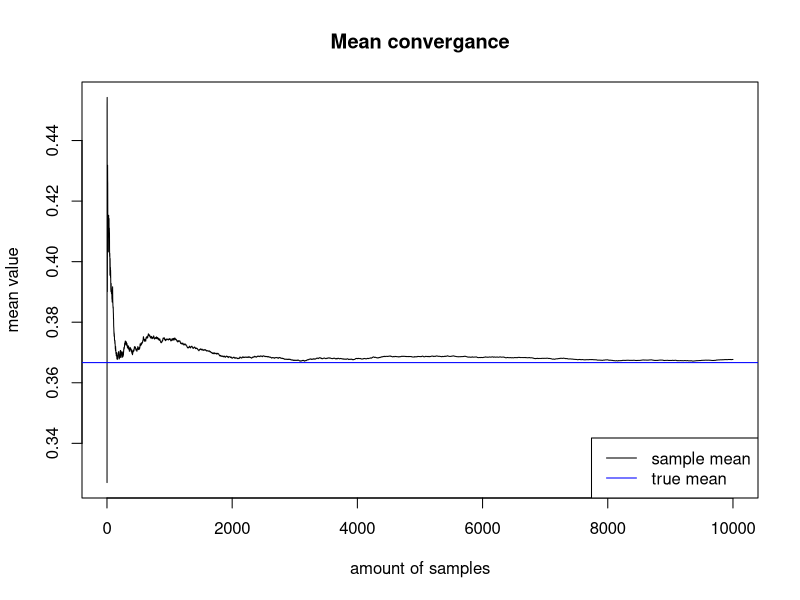
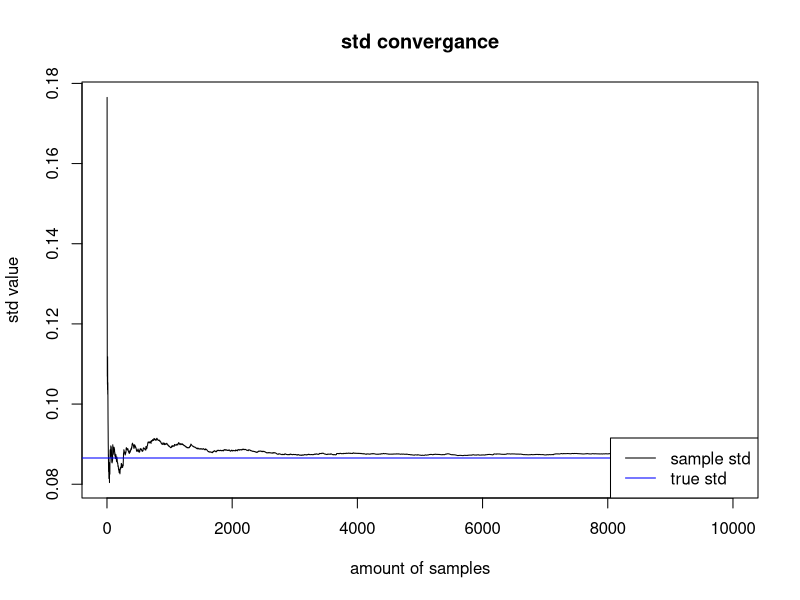
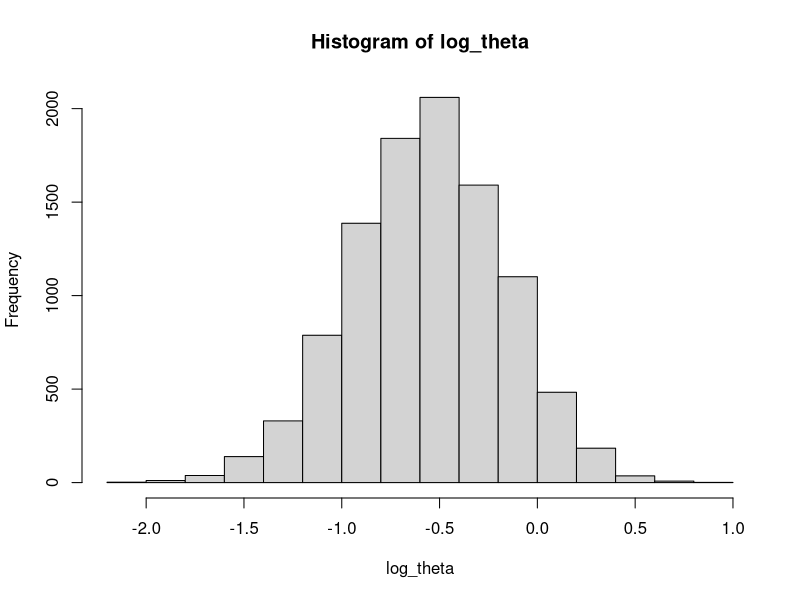
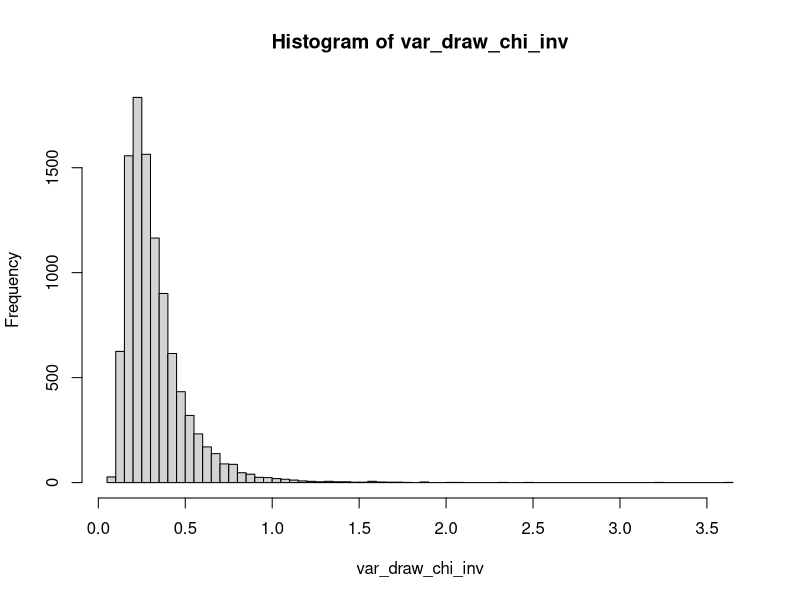
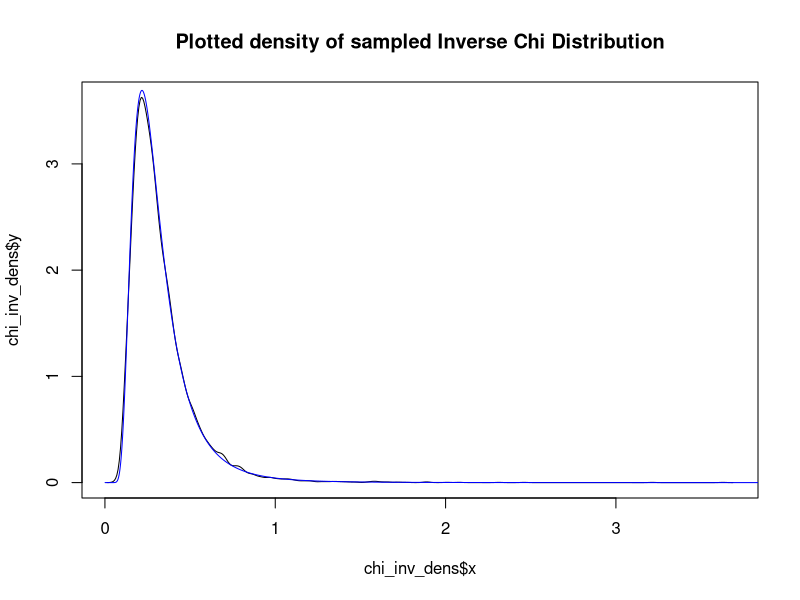
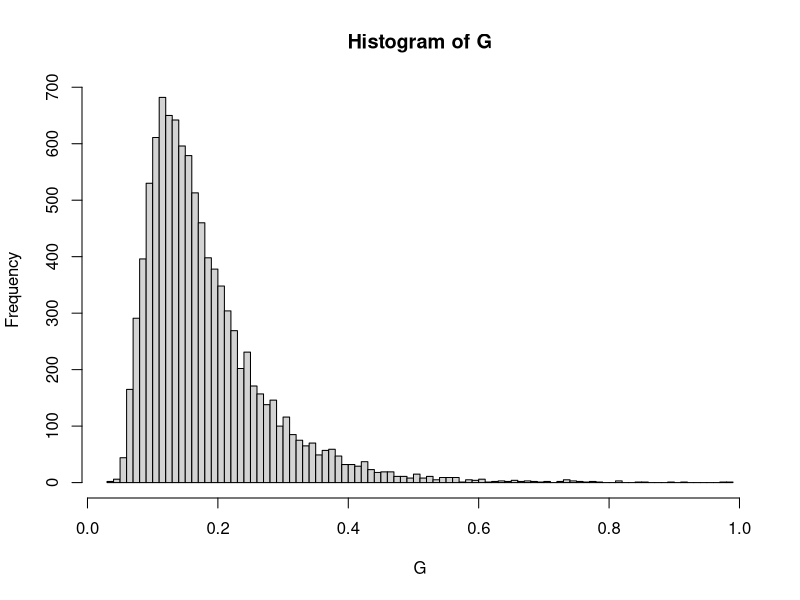
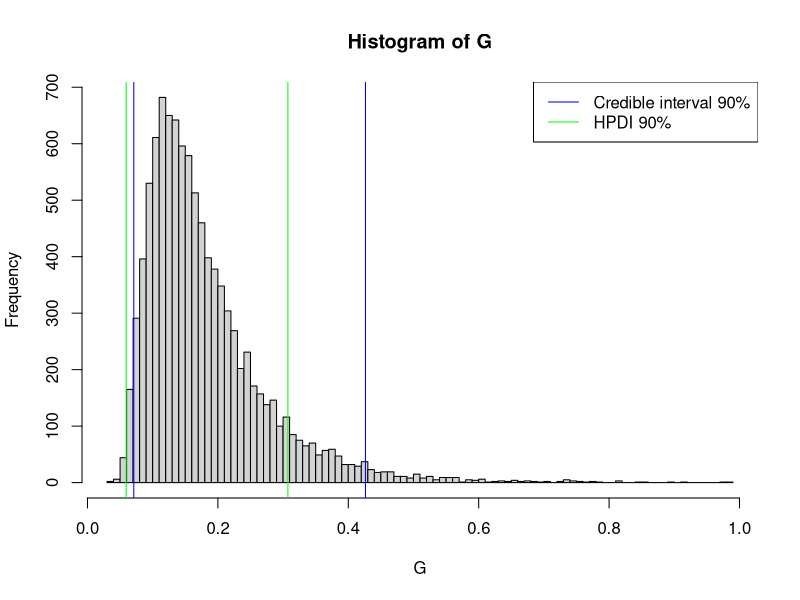
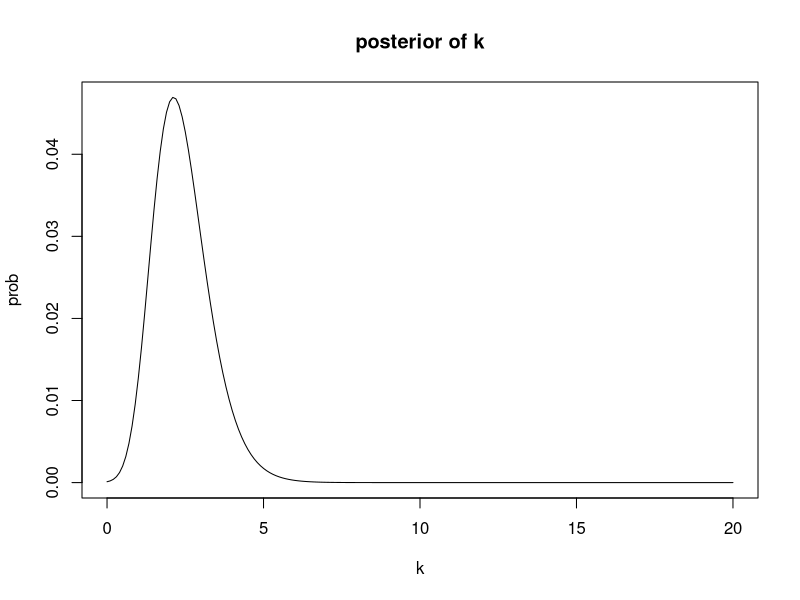

Reproduce these figures in R, in order.
## ---- chunk 1
knitr::opts_chunk$set(echo = TRUE)
## ---- chunk 2
nDraws <- 10000
alpha_a <- 3
beta_a <- 3
s <- 8
n <- 24
f <- n - s

theta <- rbeta(n = nDraws,  alpha_a + s , beta_a + f)

beta_post <- beta_a + f
alpha_post <- alpha_a + s

## ---- chunk 3
mean_v <- vector(length = nDraws)
std_v <- vector(length = nDraws)

for(i in 1:nDraws){
  mean_v[i] <- mean(theta[1:i])
  std_v[i] <- sd(theta[1:i])
}

true_mean <- alpha_post/(alpha_post + beta_post)

plot(mean_v, type = "l", main = "Mean convergance", ylab = "mean value", xlab = "amount of samples")
abline(h = true_mean, col = "blue")
legend("bottomright", legend = c("sample mean", "true mean"), col = c("black", "blue"), lty = 1)
## ---- chunk 4
true_std <- (alpha_post*beta_post/((alpha_post+beta_post+1)*(alpha_post+beta_post)^2))^0.5

plot(std_v, type = "l", main = "std convergance", ylab = "std value", xlab = "amount of samples")
abline(h = true_std, col = "blue")
legend("bottomright", legend = c("sample std", "true std"), col = c("black", "blue"), lty = 1)
## ---- chunk 5
Pr_simul <- sum(theta>0.4)/nDraws
Pr_true <- pbeta(q = 0.4, shape1 = alpha_post, shape2 = beta_post, lower.tail = FALSE)

## ---- chunk 6
log_theta <- log(theta/(1-theta))
hist(log_theta)
## ---- chunk 7
sample <- c( 38,20, 49, 58, 31, 70, 18, 56, 25, 78)
n <- length(sample)
nDraws <- 10000
mu <- 3.8
thau_sqr <- sum((log(sample) - mu)^2)/n

X <- rchisq(nDraws, n)
var_draw_chi_inv <- n*thau_sqr/X
sample_mean <- mean(var_draw_chi_inv)
true_mean <- (n*thau_sqr)/(n-2) 
hist(var_draw_chi_inv, breaks = 100)
## ---- chunk 8
chi_inv_dens <- density(var_draw_chi_inv)

chi_inv_dens_func <- function(x, v, tau_sqr){
  num <- (((tau_sqr)*v/2)^(v/2)) * exp(-(v*tau_sqr)/(2*x))
  den <- gamma(v/2)*x^(1+v/2)
  return(num/den)
}

x <- seq(0,4,0.001)

y_chi_inv_dens  <- sapply(x, chi_inv_dens_func, v=n, tau_sqr=thau_sqr)

plot(x=chi_inv_dens$x , y=chi_inv_dens$y, main = "Plotted density of sampled Inverse Chi Distribution", type = "l")

lines(x=x, y_chi_inv_dens, col= "blue")
## ---- chunk 9
G <- 2*pnorm(var_draw_chi_inv/sqrt(2))-1
hist(G, breaks = 100)

## ---- chunk 10
CI = quantile(x = G, probs = c(0.025, 0.975))
 
## ---- chunk 11

dens <-  density(G)
dens_data <- data.frame(dens$x, dens$y/sum(dens$y))

dens_sum <- 0
ordered_dens <- dens_data[order(-dens_data$dens.y), ]

i <- 1
while(dens_sum<0.9){
  dens_sum <- dens_sum+ordered_dens$dens.y[i]
  i <- i+1
}

ordered_dens <- ordered_dens[1:(i-2),]

CI_dens <- c(min(ordered_dens$dens.x), max(ordered_dens$dens.x))

## ---- chunk 12
hist(G, breaks = 100)
abline(v = CI[1], col="blue")
abline(v = CI[2],col="blue")
abline(v = CI_dens[1], col="green")
abline(v = CI_dens[2],col="green")

legend("topright", legend = c("Credible interval 90%", "HPDI 90%"),
       col=c("blue", "green"), lty=1)
## ---- chunk 13

radians <- c(-2.44, 2.14, 2.54, 1.83, 2.02, 2.33, -2.79, 2.23, 2.07, 2.02)

mu <- 2.39
lambda <- 1

kappa  <- seq(0,20,0.1)

posterior <- function(kappa){
  prior <- dexp(kappa, rate = 1/lambda)
  likelihood <- prod(exp(kappa*cos(radians-mu))/(2*pi*besselI(x = kappa, nu = 0)))
  return(prior*likelihood)
}


posterior_grid <- sapply(kappa, posterior)

posterior_grid_norm <- posterior_grid/sum(posterior_grid)

plot(kappa, posterior_grid_norm, type ="l", xlab = "k", ylab = "prob", main = "posterior of k")
  
## ---- chunk 14
mode <- kappa[which.max(posterior_grid_norm)]

